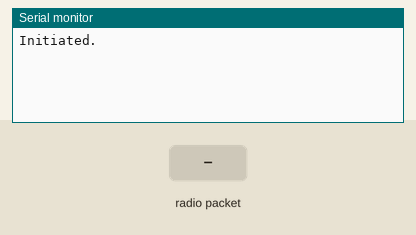
Recording of a sketch running on a simulated ESP32. On the bench: the last lines printed to the serial monitor. Inputs (shaded band) come from the test bench. No radio packets arrive unless stated; no MQTT or app messages arrive unless stated.

Above: at 1.2 s.
1.3 s: radio packet "1" arrives
At 2.5 s:
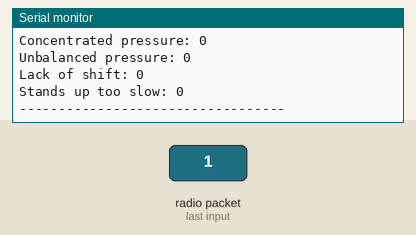
2.8 s: radio packet "0" arrives
At 3.9 s:
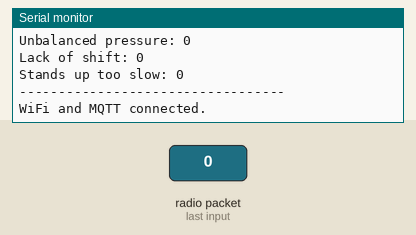
4.3 s: radio packet "2" arrives
At 4.9 s:
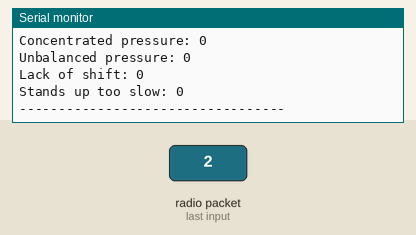

Measured:
- after the input at 1.3 s, the serial monitor: prints a new line at once (image 1)
- after the input at 2.8 s, the serial monitor: prints a new line at once (image 2)
- after the input at 4.3 s, the serial monitor: prints a new line at once (image 3)

The sketch:

rf24_esp32.ino
```cpp
#include <SPI.h>
#include "RF24.h"
#include "EspMQTTClient.h"
#include <ArduinoJson.h>


EspMQTTClient client(
    "smarthome",
    "unnc@2020",
    "127.0.0.1"
    // "10.160.1.47",          // MQTT Broker server ip
    "mqtt_summer_research", // Can be omitted if not needed
    "unnc2020",             // Can be omitted if not needed
    "Device 1",             // Client name that uniquely identify your device
    1883                    // The MQTT port, default to 1883. this line can be omitted
);

RF24 radio(12, 5);
const uint64_t rAddress[] = {0x7878787878LL, 0xB3B4B5B6F1LL, 0xB3B4B5B6CDLL, 0xB3B4B5B6A3LL, 0xB3B4B5B60FLL, 0xB3B4B5B605LL};
byte pipeNum = 0;

void setup()
{
  Serial.begin(115200);

  //NRF24L01 setup
  radio.begin();
  radio.setPALevel(RF24_PA_LOW);

  radio.openReadingPipe(1, rAddress[1]);
  radio.openReadingPipe(5, rAddress[5]);

  radio.startListening();
  Serial.print("Initiated.");

  //MQTT setup
  // Optionnal functionnalities of EspMQTTClient :
  client.enableDebuggingMessages();                                          // Enable debugging messages sent to serial output
  client.enableHTTPWebUpdater();                                             // Enable the web updater. User and password default to values of MQTTUsername and MQTTPassword. These can be overrited with enableHTTPWebUpdater("user", "password").
  client.enableLastWillMessage("TestClient/lastwill", "I am going offline"); // You can activate the retain flag by setting the third parameter to true
}

// This function is called once everything is connected (Wifi and MQTT)
// WARNING : YOU MUST IMPLEMENT IT IF YOU USE EspMQTTClient
void onConnectionEstablished()
{
  Serial.println("WiFi and MQTT connected.");
}

void loop()
{

  byte received[7];
  if (radio.available(&pipeNum))
  {
    while (radio.available(&pipeNum))
    {
      radio.read(&received, sizeof(byte[7]));
    }

    Serial.println("Direct print from cushion (pipe5):");
    Serial.print("Healthy score: ");
    Serial.println(received[0]);
    Serial.print("Currently sitted: ");
    Serial.println(received[1]);
    Serial.print("Sedentary: ");
    Serial.println(received[2]);
    Serial.print("Concentrated pressure: ");
    Serial.println(received[3]);
    Serial.print("Unbalanced pressure: ");
    Serial.println(received[4]);
    Serial.print("Lack of shift: ");
    Serial.println(received[5]);
    Serial.print("Stands up too slow: ");
    Serial.println(received[6]);
    Serial.println("----------------------------------");

    //Serial.print("From emitter: ");
    //Serial.println(pipeNum);

    StaticJsonDocument<200> doc;
    JsonObject obj = doc.as<JsonObject>();
    doc["health_score"] = received[0];
    doc["sit_status"] = received[1];
    doc["sedentary"] = received[2];
    doc["concentrated_pressure"] = received[3];
    doc["unbalanced_pressure"] = received[4];
    doc["lacking_shift"] = received[5];
    doc["slow_rising"] = received[6];

    String output;
    serializeJson(doc, output);

    client.loop();
    client.publish("cushion", output);
  }
}
```
